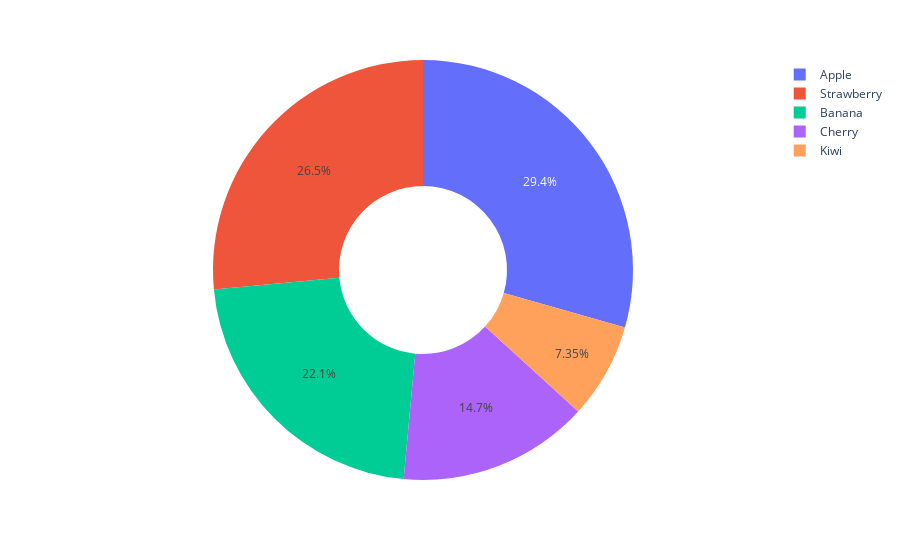

Write notebook code for a chart like this one.
### Markdown cell above
# Pie Charts

### Code cell
x = ['Apple','Banana','Cherry','Strawberry','Kiwi']
y = [200,150,100,180,50]

px.pie(names = x, values = y, hole = 0.4 )

### Figure 1 — Plotly figure (JSON) as saved in the notebook; plotly's stock layout.template omitted (floating-point values rounded to 4 significant figures)
{"data": [{"domain": {"x": [0, 1], "y": [0, 1]}, "hole": 0.4, "hovertemplate": "label=%{label}<br>value=%{value}<extra></extra>", "labels": ["Apple", "Banana", "Cherry", "Strawberry", "Kiwi"], "legendgroup": "", "name": "", "showlegend": true, "type": "pie", "values": [200, 150, 100, 180, 50]}], "layout": {"legend": {"tracegroupgap": 0}, "margin": {"t": 60}}}
